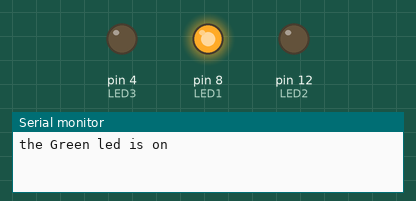
Recording of a sketch running on a simulated Arduino Uno, built with avr-gcc and run on an emulated ATmega328P. Parts: output pins drawn as LEDs (lit = HIGH), the last lines printed to the serial monitor.

Above: at 1.0 s.
At 2.5 s:
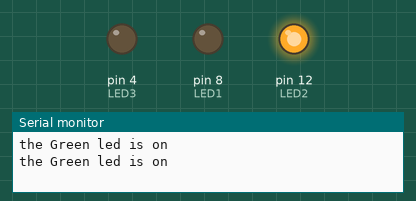
At 4.0 s:
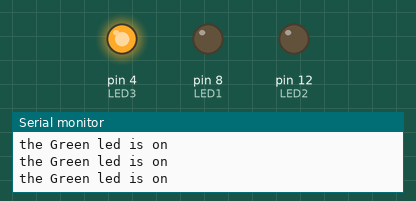
Timing chart, 0 to 6.5 s (numbered marks = the images above):
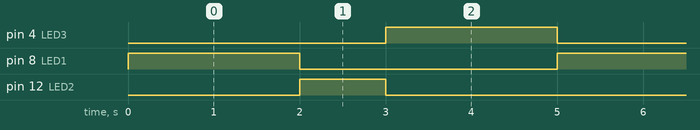

The sketch:

trafic.ino
```cpp
// C++ code
//
int LED3 = 4;
int LED2 = 12;
int LED1 = 8;
void setup()
{
  pinMode(LED1,OUTPUT);
  pinMode(LED2,OUTPUT);
  pinMode(LED3,OUTPUT);
  Serial.begin(9600);
}

void loop()
{
  digitalWrite(LED1,HIGH);
  digitalWrite(LED2,LOW);
  digitalWrite(LED3,LOW);
  Serial.println("the Green led is on");
  delay(2000);

  digitalWrite(LED1,0);
  digitalWrite(LED2,1);
  digitalWrite(LED3,LOW);
  Serial.println("the Green led is on");
  delay(1000);

  digitalWrite(LED1,0);
  digitalWrite(LED2,0);
  digitalWrite(LED3,1);
  Serial.println("the Green led is on");
  delay(2000);

}
```

Measured:
- by itself, pin 4 (LED3), pin 8 (LED1): alternates HIGH for 2.0 s and LOW for 3.0 s
- by itself, pin 12 (LED2): alternates HIGH for 1.0 s and LOW for 4.0 s
- by itself, everything shown: repeats every 5.0 s, in 3 steps
